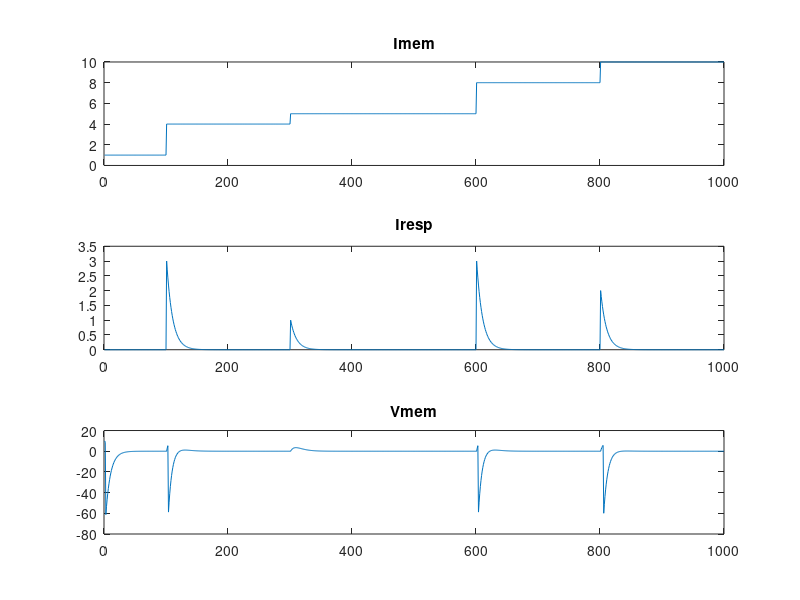

MATLAB code to generate this figure:
%% Script to resolve behavior of SRA neuron with HPF current input


%% Script parameters
clear;clc;

vmem    = 10;
% imem    = [2*ones(1,100) 5*ones(1,100) 7*ones(1,100) 10*ones(1,100)];
% discrete time membrane input current
imem    = [1*ones(1,100) 4*ones(1,200) 5*ones(1,300) 8*ones(1,200) 10*ones(1,200)];

% imem    = [10*ones(1,100) 0*ones(1,200) 7*ones(1,300) 6*ones(1,200) 0*ones(1,200)];

% reset membrane voltage upon spike
vrst    = -70;
% threshold membrane voltage that generates spikes
vth     = 5;

% membrane (leakage) time constant
tleak = 8;

% membrane leak potential (steady state)
Eleak = -0;
Esra = 0;

% spike rate adaptation dynamic parameters

%incremental conductance addition (upon spike) :increase value to arrive at
%equilibrium condition with quicker
g0 = 0.0; 
%initial conductance state
gsra = 0;
%SRA time constant, increase value to lengthen decay time
tsra = 128;

gsra_states(1) = gsra;
vmem_states(1) = vmem;

tend = 1000;

t0 = 1;

% HPF params
iresp = 0;
% HPF time constant
thpf = 10;


%% ODE Numerical Solutions

for t=2:tend
    
    diresp = (imem(t)-imem(t-1)) - iresp/thpf;
    
    % Uncomment to use injection current as input
%     imem_cur = abs(imem(t));

    % Uncomment to use HPF response as input
    
    imem_cur = abs(iresp); % fullwave rectification of HPF response
    
    dgsra = -gsra/tsra;
    
    % Uncomment to use LIF model 
%     dvmem = Eleak/tleak - vmem/tleak + imem_cur;

    % Uncomment to use SRA model 
    dvmem = Eleak/tleak - vmem/tleak + imem_cur + gsra*(Esra-vmem);

    % Euler method DE update
    vmem = vmem + dvmem;
    gsra = gsra + dgsra;
    iresp = iresp + diresp;

    
    % Store system states
    gsra_states(t) = gsra;
    vmem_states(t) = vmem;
    iresp_states(t) = iresp;

    
    % Non-linear reset update
    if vmem>vth
        gsra = gsra + g0;
        vmem = vrst;
        fprintf("Spike frequency %0.2f Hz\n",(1/(t-t0))*1000);
        t0 = t;
    end

end


%% Plotting 

% figure();
% subplot(4,1,1)
% plot(1:tend, vmem_states);
% title('Vmem');
% subplot(4,1,2)
% plot(1:tend, gsra_states);
% title('Gsra');
% subplot(4,1,3)
% plot(1:tend, abs(iresp_states));
% title('Iresp');
% subplot(4,1,4)
% plot(1:tend, imem);
% title('Imem');


figure();
subplot(3,1,1)
plot(1:tend, imem);
title('Imem');
subplot(3,1,2)
plot(1:tend, abs(iresp_states));
title('Iresp');
subplot(3,1,3)
plot(1:tend, vmem_states);
title('Vmem');


